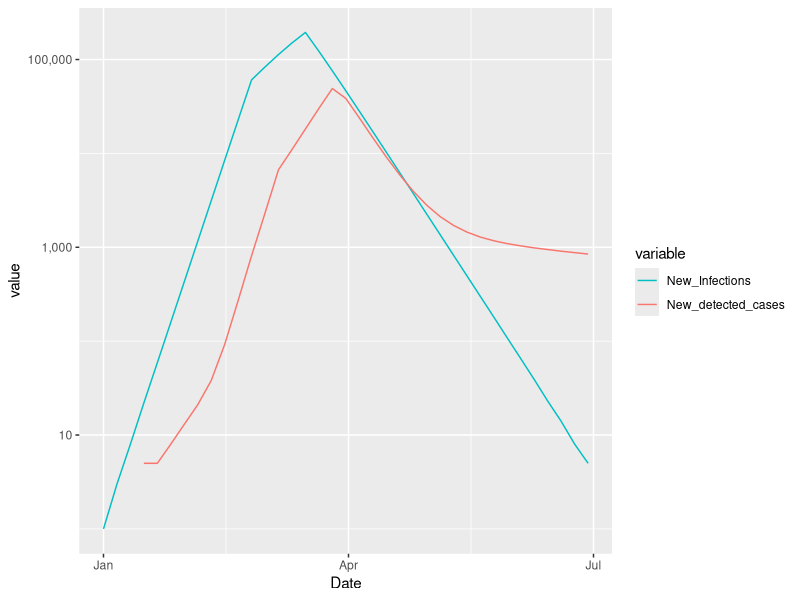

The R source for this figure:
## ---- chunk 1
knitr::opts_chunk$set(echo = TRUE)
## ---- chunk 2


Covidia538 <- function(Ro_uncontrolled = 2.7,
                       Ro_intermediate = 1.4,
                       Ro_lockdown = 0.7,
                       Cluster_value = "Yes, slightly",
                       Begin_intermediate = 11,
                       Begin_lockdown = 15,
                       Pct_asy = 0.3,
                       Pct_mild = 0.6,
                       Zero_date = "01/01/2020",
                       Serial = 5,
                       Population = 10000000,
                       Initial_cases = 1,
                       Faux_severe = 0.001,
                       Faux_mild = 0.025,
                       Desire_severe = 1,
                       Desire_mild = 0.5,
                       Desire_asy = 0.02,
                       Initial_tests = 1000,
                       Ramp_period = 3,
                       Test_gowth_rate = 0.5,
                       Tests_max = 10000000,
                       Rationed_tests = 0.75,
                       False_negative = 0.2,
                       False_positive = 0.005,
                       Delay = 2,
                       generations = 36,
                       mortality = 0) {
  # change string to Date type
  Zero_date = as.Date(Zero_date, format = "%m/%d/%Y")
  
  Cluster = c(
    "No"	= 0,
    "Yes, slightly" =	0.5,
    "Yes, moderately" =	1,
    "Yes, substantailly"	= 2
  )
  # saves list of parameters before any other values enter the environment
  params =  as.list(environment())
  
  # put in some error checking
  ARG_ERROR_FLAG = FALSE
  if (Ro_uncontrolled < 0 | Ro_intermediate < 0 | Ro_lockdown < 0) {
    print("Ro_ values must not be negative")
    ARG_ERROR_FLAG = TRUE
  }
  if (Pct_mild > 1 | Pct_mild < 0) {
    print("Pct_mild must be between 0 and 1")
    ARG_ERROR_FLAG = TRUE
  }
  if (Pct_asy > 1 | Pct_asy < 0) {
    print("Pct_asy must be between 0 and 1")
    ARG_ERROR_FLAG = TRUE
  }
  if (1 - Pct_mild - Pct_asy > 1 | 1 - Pct_mild - Pct_asy < 0) {
    print("1-Pct_mild-Pct_asy must be between 0 and 1")
    ARG_ERROR_FLAG = TRUE
  }
  if (False_positive > 1 | False_positive < 0) {
    print("False_positive must be between 0 and 1")
    ARG_ERROR_FLAG = TRUE
  }
  if (False_negative > 1 | False_negative < 0) {
    print("False_negative must be between 0 and 1")
    ARG_ERROR_FLAG = TRUE
  }
  if (Faux_severe > 1 | Faux_severe < 0) {
    print("Faux_severe must be between 0 and 1")
    ARG_ERROR_FLAG = TRUE
  }
  if (Faux_mild > 1 | Faux_mild < 0) {
    print("Faux_mild must be between 0 and 1")
    ARG_ERROR_FLAG = TRUE
  }
  if (Desire_severe > 1 | Desire_severe < 0) {
    print("Desire_severe must be between 0 and 1")
    ARG_ERROR_FLAG = TRUE
  }
  if (Desire_mild > 1 | Desire_mild < 0) {
    print("Desire_mild must be between 0 and 1")
    ARG_ERROR_FLAG = TRUE
  }
  if (Desire_asy > 1 | Desire_asy < 0) {
    print("Desire_asy must be between 0 and 1")
    ARG_ERROR_FLAG = TRUE
  }
  if (Rationed_tests > 1 | Rationed_tests < 0) {
    print("Rationed_tests must be between 0 and 1")
    ARG_ERROR_FLAG = TRUE
  }
  if (mortality > 1 | mortality < 0) {
    print("mortality must be between 0 and 1")
    ARG_ERROR_FLAG = TRUE
  }
  if (!(Cluster_value %in% names(Cluster))) {
    print(paste(
      "Cluster_value must be between one of",
      paste0("'", names(Cluster), "'", collapse = ",")
    ))
    ARG_ERROR_FLAG = TRUE
  }
  
  if (ARG_ERROR_FLAG)
    stop("Errors in arguments listed above")
  
  gens = generations + 1
  
  Date = rep(0, gens)
  Actual_R = rep(0, gens)
  Doubling_time = rep(0, gens)
  New_Infections = rep(0, gens)
  Cumulative_Infections = rep(0, gens)
  Pop_severe = rep(0, gens)
  Pop_mild = rep(0, gens)
  Pop_asy = rep(0, gens)
  Deaths = rep(0, gens)
  Cumulative_Deaths = rep(0, gens)
  Actual_severe = rep(0, gens)
  Actual_mild = rep(0, gens)
  Actual_asy = rep(0, gens)
  
  Tests_available = rep(0, gens)
  
  Rationed_tests_available = rep(0, gens)
  On_demand_tests = rep(0, gens)
  
  Desiring_tests_severe = rep(0, gens)
  Desiring_tests_mild = rep(0, gens)
  Desiring_tests_asy = rep(0, gens)
  
  Rationed_tests_severe = rep(0, gens)
  Rationed_tests_mild = rep(0, gens)
  Rationed_tests_asy = rep(0, gens)
  
  Unmet_demand_tests_severe = rep(0, gens)
  Unmet_demand_tests_mild = rep(0, gens)
  Unmet_demand_tests_asy = rep(0, gens)
  Unmet_demand_total = rep(0, gens)
  
  On_demand_tests_severe = rep(0, gens)
  On_demand_tests_mild = rep(0, gens)
  On_demand_tests_asy = rep(0, gens)
  
  Tests_conducted_severe = rep(0, gens)
  Tests_conducted_mild = rep(0, gens)
  Tests_conducted_asy = rep(0, gens)
  Total_tests_conducted = rep(0, gens)
  Cumulative_tests = rep(0, gens)
  
  Target_Ro = rep(0, gens)
  
  Share_positive_severe = rep(0, gens)
  Share_positive_mild = rep(0, gens)
  Share_positive_asy = rep(0, gens)
  
  Positive_tests_severe = rep(0, gens)
  Positive_tests_mild = rep(0, gens)
  Positive_tests_asy = rep(0, gens)
  
  Reported_new_positives = rep(0, gens)
  Nominal_R = rep(0, gens)
  Share_positive = rep(0, gens)
  New_share_positive = rep(0, gens)
  
  New_detected_cases = rep(0, gens)
  Cumulative_detected_cases = rep(0, gens)
  
  Detection_rate = rep(0, gens)
  New_tests_reported = rep(0, gens)
  Share_positive = rep(0, gens)
  
  Susceptible = rep(0, gens)
  
  Susceptible[1] = Population - Initial_cases
  New_Infections[1] = Initial_cases
  Cumulative_Infections[1] = Initial_cases
  
  for (i in c(1:gens)) {
    Date[i] = Zero_date + Serial * (i - 1)
    
    if (i > 1) {
      New_Infections[i] =
        round(Susceptible[i - 1] *
                (1 -
                   (1 -
                      (
                        (
                          Target_Ro[i - 1] *
                            (1 - Cumulative_Infections[i - 1] / Population) ^ Cluster[Cluster_value]
                        ) / Population
                      )) ^ New_Infections[i - 1]))
    }
    if (i > 1)
      Cumulative_Infections[i] = Cumulative_Infections[i - 1] + New_Infections[i]
    Susceptible[i] = Population - Cumulative_Infections[i]

    Actual_severe[i] = round(New_Infections[i] * (1 - Pct_asy - Pct_mild))
    Actual_mild[i]   = round(New_Infections[i] * Pct_mild)
    Actual_asy[i]    = New_Infections[i] - Actual_severe[i] - Actual_mild[i]
    
    Pop_severe[i] = round((Population - (
      Actual_severe[i] + Actual_mild[i] + Actual_asy[i]
    )) * Faux_severe) + Actual_severe[i]
    Pop_mild[i]   = round((Population - (
      Actual_severe[i] + Actual_mild[i] + Actual_asy[i]
    )) * Faux_mild)   + Actual_mild[i]
    Pop_asy[i]    = Population - Pop_severe[i] - Pop_mild[i]
    
    Share_positive_severe[i] = Actual_severe[i] / Pop_severe[i]
    Share_positive_mild[i]   = Actual_mild[i] / Pop_mild[i]
    Share_positive_asy[i]    = Actual_asy[i] / Pop_asy[i]
    
    if (i > Ramp_period) {
      Tests_available[i] = round(min(Tests_max, (1 + Test_gowth_rate) * Tests_available[i - 1]))
    } else if (i > 1) {
      Tests_available[i] = Initial_tests
    } else {
      Tests_available[i] = 0
    }
    
    Rationed_tests_available[i] = round(Rationed_tests * Tests_available[i])
    On_demand_tests[i] = Tests_available[i] - Rationed_tests_available[i]
    
    Desiring_tests_severe[i] = round(Pop_severe[i] * Desire_severe * (1 - Cumulative_tests[i] / Population))
    Desiring_tests_mild[i]   = round(Pop_mild[i]  * Desire_mild  * (1 - Cumulative_tests[i] / Population))
    Desiring_tests_asy[i]    = round(Pop_asy[i]   * Desire_asy   * (1 - Cumulative_tests[i] / Population))
    
    Rationed_tests_severe[i] = min(Rationed_tests_available[i], Desiring_tests_severe[i])
    Rationed_tests_mild[i]   = min(Rationed_tests_available[i] - Rationed_tests_severe[i], Desiring_tests_mild[i])
    Rationed_tests_asy[i]    = min(Rationed_tests_available[i] - Rationed_tests_severe[i] - Rationed_tests_mild[i], Desiring_tests_asy[i]
    )
    
    Unmet_demand_tests_severe[i] = Desiring_tests_severe[i] - Rationed_tests_severe[i]
    Unmet_demand_tests_mild[i]   = Desiring_tests_mild[i]   - Rationed_tests_mild[i]
    Unmet_demand_tests_asy[i]    = Desiring_tests_asy[i]    - Rationed_tests_asy[i]
    Unmet_demand_total[i] = Unmet_demand_tests_severe[i] + Unmet_demand_tests_mild[i] + Unmet_demand_tests_asy[i]
    
    if (Unmet_demand_total[i] > 0) {
      On_demand_tests_severe[i] = round(On_demand_tests[i] * Unmet_demand_tests_severe[i] /
                                          Unmet_demand_total[i])
      On_demand_tests_mild[i]   = round(On_demand_tests[i] * Unmet_demand_tests_mild[i] /
                                          Unmet_demand_total[i])
      On_demand_tests_asy[i]    = round(On_demand_tests[i] * Unmet_demand_tests_asy[i] /
                                          Unmet_demand_total[i])
    }
    
    Tests_conducted_severe[i] = On_demand_tests_severe[i] + Rationed_tests_severe[i]
    Tests_conducted_mild[i]   = On_demand_tests_mild[i]   + Rationed_tests_mild[i]
    Tests_conducted_asy[i]    = On_demand_tests_asy[i]    + Rationed_tests_asy[i]
    Total_tests_conducted[i] = Tests_conducted_severe[i] + Tests_conducted_mild[i] + Tests_conducted_asy[i]
    if (i < gens)
      Cumulative_tests[i + 1] = Cumulative_tests[i] + Total_tests_conducted[i]
    
    Target_Ro[i] = Ro_lockdown
    if (i <= Begin_intermediate) {
      Target_Ro[i] = Ro_uncontrolled
    } else if (i > Begin_intermediate & i <= Begin_lockdown) {
      Target_Ro[i] = Ro_intermediate
      #     Target_Ro[i] = Ro_uncontrolled + (i-Begin_intermediate)/(Begin_lockdown-Begin_intermediate)*(Ro_lockdown - Ro_uncontrolled)
    }
    
    Positive_tests_severe[i] =
      round(Tests_conducted_severe[i] * Share_positive_severe[i] * (1 - False_negative)) +
      round(Tests_conducted_severe[i] * (1 - Share_positive_severe[i]) * False_positive)
    Positive_tests_mild[i] = 
      round(Tests_conducted_mild[i] * Share_positive_mild[i] *(1 - False_negative)) + 
      round(Tests_conducted_mild[i] * (1 - Share_positive_mild[i]) * False_positive)
    Positive_tests_asy[i]  = 
      round(Tests_conducted_asy[i] * Share_positive_asy[i]  * (1 - False_negative)) + 
      round(Tests_conducted_asy[i] * (1 - Share_positive_asy[i]) * False_positive)
    #no lag
    Reported_new_positives[i] = Positive_tests_severe[i] + Positive_tests_mild[i] + Positive_tests_asy[i]
    if (Total_tests_conducted[i] > 0)
      Share_positive[i] = Reported_new_positives[i] / Total_tests_conducted[i]
    
    if (i > Delay)
      New_detected_cases[i] = Reported_new_positives[i - Delay]
    if (i > Delay)
      Cumulative_detected_cases[i] = New_detected_cases[i] + Cumulative_detected_cases[i - 1]
    
    Detection_rate[i] = Cumulative_detected_cases[i] / Cumulative_Infections[i]
    if (i > Delay)
      New_tests_reported[i] = Total_tests_conducted[i - Delay]
    if (New_tests_reported[i] > 0)
      New_share_positive[i] = New_detected_cases[i] / New_tests_reported[i]
  }
  
  for (i in c(1:(gens - 1))) {
    if (New_Infections[i] > 0)
      Actual_R[i] = New_Infections[i + 1] / New_Infections[i]
    if (Reported_new_positives[i] > 0)
      Nominal_R[i + 1] = Reported_new_positives[i + 1] / Reported_new_positives[i]
  }
  
  Date = as.Date(Date, origin = "1970-01-01")
  output = list(
    params = params,
    output = data.frame(
      Date,
      Actual_R,
      New_Infections,
      Cumulative_Infections,
      New_detected_cases,
      Cumulative_detected_cases,
      Detection_rate,
      New_tests_reported,
      New_share_positive,
      Target_Ro,
      Susceptible,
      Actual_severe,
      Actual_mild,
      Actual_asy,
      Pop_severe,
      Pop_mild,
      Pop_asy,
      Desiring_tests_severe,
      Desiring_tests_mild,
      Desiring_tests_asy,
      Tests_available,
      Rationed_tests_available,
      On_demand_tests,
      Rationed_tests_severe,
      Rationed_tests_mild,
      Rationed_tests_asy,
      Unmet_demand_tests_severe,
      Unmet_demand_tests_mild,
      Unmet_demand_tests_asy,
      Unmet_demand_total,
      On_demand_tests_severe,
      On_demand_tests_mild,
      On_demand_tests_asy,
      Tests_conducted_severe,
      Tests_conducted_mild,
      Tests_conducted_asy,
      Share_positive_severe,
      Share_positive_mild,
      Share_positive_asy,
      Positive_tests_severe,
      Positive_tests_mild,
      Positive_tests_asy,
      Reported_new_positives,
      Nominal_R,
      Share_positive
    )
  )
}

## ---- chunk 3
case1 = Covidia538()

## ---- chunk 4

library(ggplot2)
library(dplyr)
library(magrittr)
library(tidyr)
library(scales)

switch_colors = scale_color_manual(values=c("#00BFC4", "#F8766D"))
c1 <- case1$output %>%
  reshape2::melt(id="Date") %>%
  mutate(value= replace(value, value == 0, NA) )
ggplot(c1[c1$variable %in% c("New_detected_cases","New_Infections"),]) + 
  geom_line(aes(x=Date,y=value, group=variable, color=variable)) +
  scale_y_continuous(trans='log10', labels=comma) +
  switch_colors
